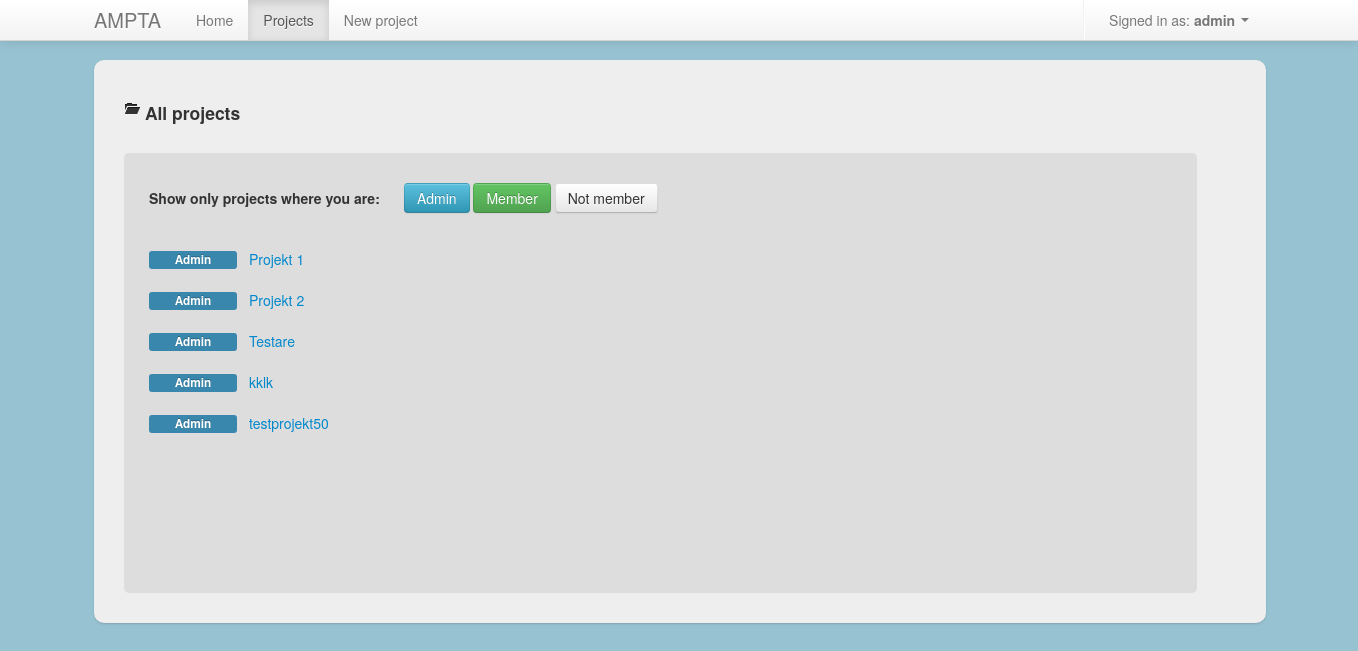
Before: /projects/ (signed in) with the older database file.
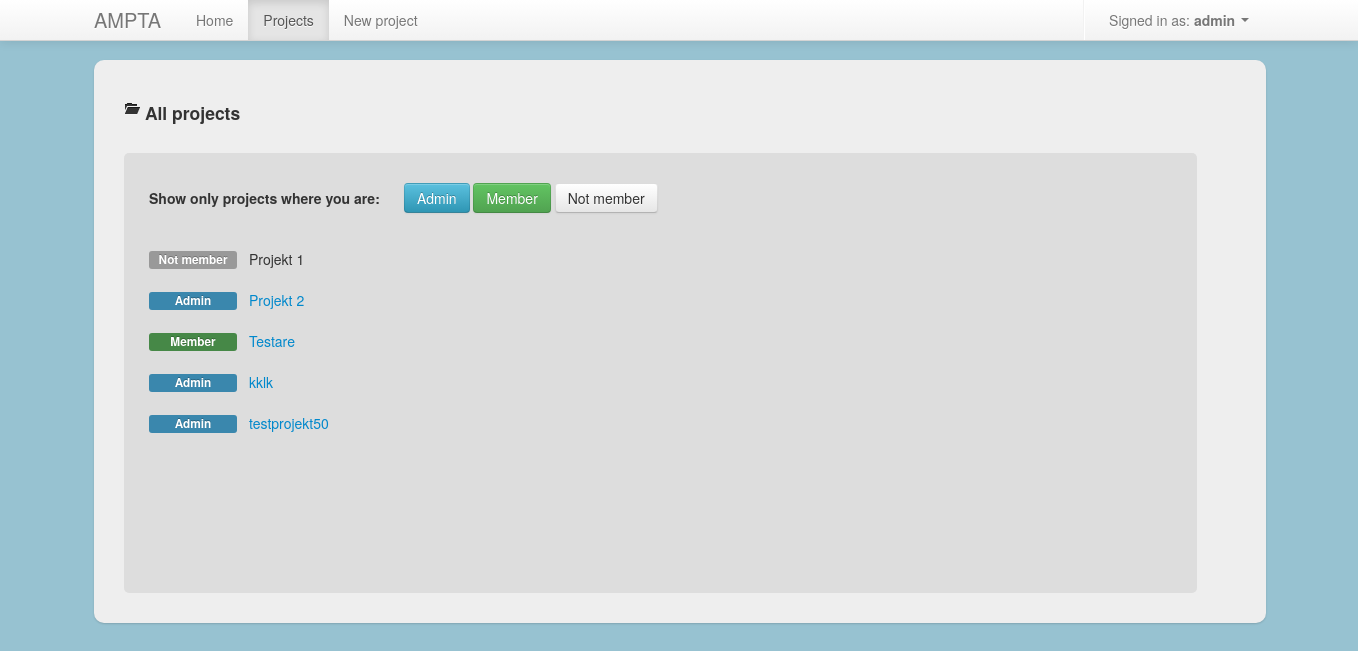
After: the same page with the newer database file.
### project_app/models.py (models this page shows, shortened)
class Project(models.Model):
	name = models.CharField(max_length = 50)
	description = models.TextField()
	start_date = models.DateField('Start date')
	end_date = models.DateField('End date')
	date_added = models.DateField()
	date_updated = models.DateField()
	added_by_user = models.ForeignKey(User)
	users = models.ManyToManyField(User, related_name='projects')
	def __unicode__(self):
		return self.name

### project_app/views.py (the view)
# urls.py: url(r'^projects/$', 'project_app.views.project_list', name="project_list"),
@login_required
def project_list(request):
	projects = get_list_or_404(Project.objects.order_by('name'))
	return render(request, 'projects/list.html', {"projects" : projects, "headline" : "All projects"})

### project_app/templatetags/custom_filters.py (called while the page is built)
@register.filter(name='ownership')
def ownership(project, user):
	return project.added_by_user == user

@register.filter(name='membership')
def membership(project, user):
	return project.users.filter(id=user.id).exists()

### templates/projects/list.html (shortened to what this page needs)
{% extends 'shared/base.html' %}
{% load custom_filters %}
{% block content %}
	<h4><li><i class="icon-folder-open"></i> {{ headline }}</li></h4>
	<div id="project_area">
		<h5>Show only projects where you are:</h5>
		<div id="filter_div">
			<a class="btn btn-info" href="{% url project_list_filtered 'admin' %}">Admin</a>
			<a class="btn btn-success" href="{% url project_list_filtered 'member' %}">Member</a>
			<a class="btn" href="{% url project_list_filtered 'nonmember' %}">Not member</a>
		</div>
		{% for project in projects %}
			{% if project|ownership:user %}
				<div class="users_project label label-info">
					Admin
				</div>
				<div class="link"><a href="{% url show_project project.id %}">{{ project }}</a><br/></div>
			{% else %}
				{% if project|membership:user %}
					<div class="users_project label label-success">
						Member
					</div>
					<div class="link"><a href="{% url show_project project.id %}">{{ project }}</a><br/></div>
				{% else %}
					<div class="users_project label label-error">
						Not member
					</div>
					<div class="link">{{ project }}<br/></div>
				{% endif %}
			{% endif %}
		{% endfor %}
	</div>
{% endblock %}

Changed rows visible on the page:
changed Project "Projekt 1": added_by_user_id "Admin" → "Not member"
changed Project "Testare": added_by_user_id "Admin" → "Member"
